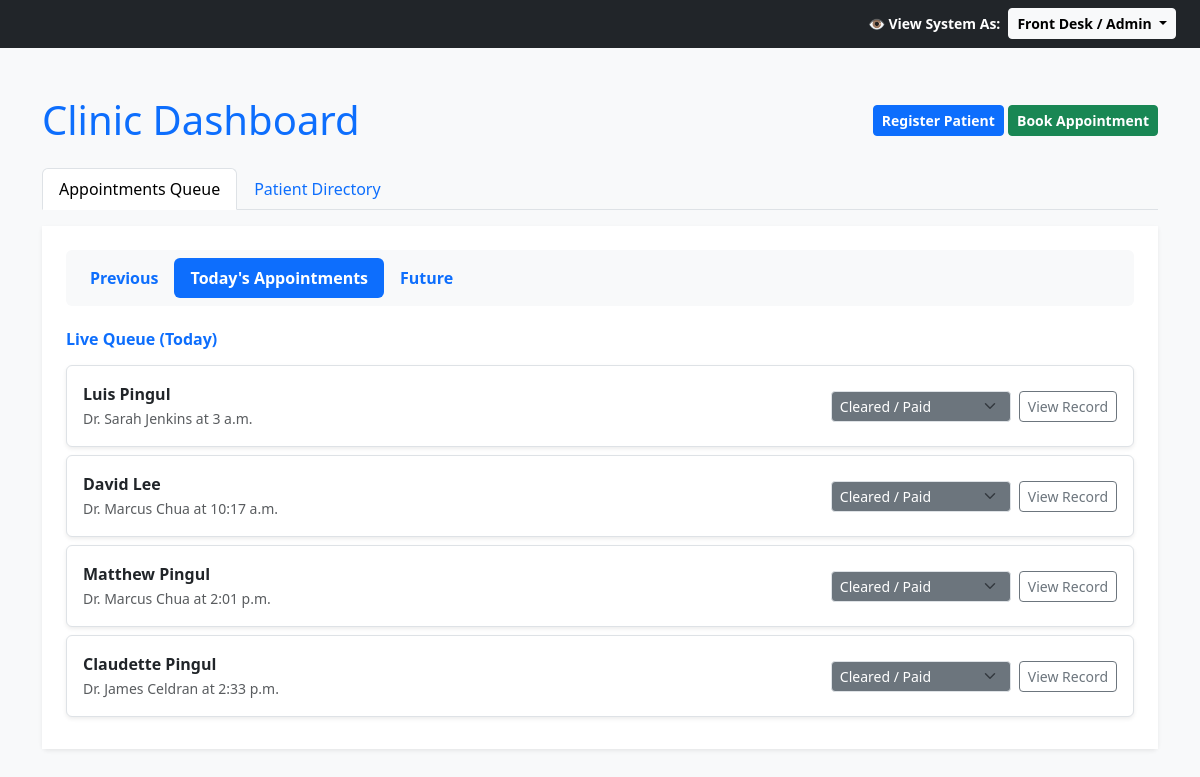
The page / on the database its author committed.
### clinic/models.py (models this page shows, shortened)
class Appointment(models.Model):
    STATUS_CHOICES = [
        ('SCHEDULED', 'Scheduled'),
        ('WAITING', 'Waiting in Lobby'),
        ('LATE', 'Late'),
        ('IN_CONSULTATION', 'In Consultation'),
        ('CLEARED', 'Cleared / Paid'),
        ('NO_SHOW', 'No-Show'),
    ]
    patient = models.ForeignKey(Patient, on_delete=models.CASCADE, related_name='appointments')
    doctor = models.ForeignKey(Doctor, on_delete=models.CASCADE)
    appointment_date = models.DateField()
    appointment_time = models.TimeField()
    is_walk_in = models.BooleanField(default=False)
    status = models.CharField(max_length=20, choices=STATUS_CHOICES, default='SCHEDULED')
    symptoms = models.TextField(blank=True, null=True, help_text="Patient's reported issues")
    doctor_diagnosis = models.TextField(blank=True, null=True)
    doctor_recommendation = models.TextField(blank=True, null=True, help_text="Specific notes for the patient")
    prescription_details = models.TextField(blank=True, null=True, help_text="Medicines to be converted to PDF later")

class Patient(models.Model):
    first_name = models.CharField(max_length=50)
    last_name = models.CharField(max_length=50)
    phone_number = models.CharField(max_length=15, unique=True)
    date_of_birth = models.DateField()
    date_registered = models.DateTimeField(default=timezone.now)
    SEX_CHOICES = [
        ('Male','Male'),
        ('Female','Female'),
        ('Other','Other'),
    ]
    BLOOD_TYPE_CHOICES = [
        ('Unknown', 'Leave as null / Unknown'),
        ('A+', 'A+'),
        ('A-', 'A-'),
        ('B+', 'B+'),
        ('B-', 'B-'),
        ('AB+', 'AB+'),
        ('AB-', 'AB-'),
        ('O+', 'O+'),
        ('O-', 'O-'),
    ]
    sex = models.CharField(max_length=10, choices=SEX_CHOICES, blank=True, null=True)
    height = models.IntegerField(help_text="Height in cm", blank=True, null=True)
    weight = models.IntegerField(help_text="Weight in kg", blank=True, null=True)
    blood_type = models.CharField(max_length=10, choices=BLOOD_TYPE_CHOICES, default='Unknown')
    comorbidities = models.TextField(blank=True, null=True)
    allergies = models.TextField(blank=True, null=True)

class Doctor(models.Model):
    name = models.CharField(max_length=100)
    specialty = models.CharField(max_length=100)
    room_number = models.CharField(max_length=10)
    availability_schedule = models.TextField(blank=True, null=True)

### clinic/views.py (the view, shortened to what this page needs)
# urls.py: path('', views.home, name='home'),
def home(request):
    if 'active_role' not in request.session:
        request.session['active_role'] = 'admin'
    active_role = request.session.get('active_role')
    selected_doctor = None
    my_schedule_today, future_appointments, past_consultations, my_patients = [], [], [], []
    today = timezone.localtime(timezone.now()).date()
    doctors = Doctor.objects.all()
    past_admin = Appointment.objects.filter(appointment_date__lt=today).order_by('-appointment_date', '-appointment_time')
    today_admin = Appointment.objects.filter(appointment_date=today).order_by('appointment_time')
    future_admin = Appointment.objects.filter(appointment_date__gt=today).order_by('appointment_time')
    print(f"DEBUG: Today is {today}. Past: {past_admin.count()}, Today: {today_admin.count()}, Future: {future_admin.count()}")
    patients = Patient.objects.all()
    search_query = request.GET.get('search')
    if search_query:
        patients = patients.filter(Q(last_name__icontains=search_query) | Q(first_name__icontains=search_query))
    context = {
        'active_role': active_role,
        'doctors': doctors,
        'selected_doctor': selected_doctor,
        'today': today,
        'past_admin': past_admin,
        'today_admin': today_admin,
        'future_admin': future_admin,
        'patients': patients,
        'search_query': search_query,
        'my_schedule_today': my_schedule_today,
        'future_appointments': future_appointments,
        'past_consultations': past_consultations,
        'my_patients': my_patients,
    }
    return render(request, 'clinic/home.html', context)

### clinic/templates/clinic/home.html (shortened to what this page needs)
<!DOCTYPE html>
<html lang="en">
<head>
    <link href="https://cdn.jsdelivr.net/npm/bootstrap@5.3.0/dist/css/bootstrap.min.css" rel="stylesheet">
</head>
<body class="bg-light">
<div class="bg-dark py-2 px-4 d-flex justify-content-end align-items-center border-bottom border-dark">
    <span class="small me-2 text-white fw-bold">👁 View System As:</span>
    <div class="dropdown">
        <button class="btn btn-sm btn-light dropdown-toggle fw-bold" type="button" data-bs-toggle="dropdown">
            {% if active_role == 'admin' %}
                Front Desk / Admin
            {% elif selected_doctor %}
                Dr. {{ selected_doctor.name }}
            {% endif %}
        </button>
    </div>
</div>
<div class="container mt-5">
    <div class="d-flex justify-content-between align-items-center mb-4">
        <h1 class="text-primary mb-0">Clinic Dashboard</h1>
        {% if active_role == 'admin' %}
        <div>
            <a href="{% url 'register_patient' %}" class="btn btn-primary btn-sm fw-bold">Register Patient</a>
            <a href="{% url 'book_appointment' %}" class="btn btn-success btn-sm fw-bold">Book Appointment</a>
        </div>
        {% endif %}
    </div>
    {% if active_role == 'admin' %}
        <ul class="nav nav-tabs mb-3" id="dashboardTabs" role="tablist">
            <li class="nav-item" role="presentation">
                <button class="nav-link {% if not search_query %}active{% endif %}" data-bs-toggle="tab" data-bs-target="#queue-tab" type="button" role="tab">Appointments Queue</button>
            </li>
            <li class="nav-item" role="presentation">
                <button class="nav-link {% if search_query %}active{% endif %}" data-bs-toggle="tab" data-bs-target="#directory-tab" type="button" role="tab">Patient Directory</button>
            </li>
        </ul>
        <div class="tab-content">
            <div class="tab-pane fade {% if not search_query %}show active{% endif %}" id="queue-tab" role="tabpanel">
                <div class="card shadow-sm border-top-0 rounded-top-0 border-0">
                    <div class="card-body p-4 bg-white">
                        <ul class="nav nav-pills mb-4 bg-light p-2 rounded" id="adminQueueSubTabs" role="tablist">
                            <li class="nav-item" role="presentation">
                                <button class="nav-link small fw-bold" data-bs-toggle="pill" data-bs-target="#past-queue" type="button" role="tab">Previous</button>
                            </li>
                            <li class="nav-item" role="presentation">
                                <button class="nav-link active small fw-bold" data-bs-toggle="pill" data-bs-target="#today-queue" type="button" role="tab">Today's Appointments</button>
                            </li>
                            <li class="nav-item" role="presentation">
                                <button class="nav-link small fw-bold" data-bs-toggle="pill" data-bs-target="#future-queue" type="button" role="tab">Future</button>
                            </li>
                        </ul>
                        <div class="tab-content mt-3">
                            <div class="tab-pane fade show active" id="today-queue" role="tabpanel">
                                <h6 class="text-primary fw-bold mb-3">Live Queue (Today)</h6>
                                {% regroup today_admin by appointment_date as grouped_today %}
                                {% for group in grouped_today %}
                                    {% for appt in group.list %}
                                        <div class="p-3 border shadow-sm mb-2 rounded bg-white d-flex justify-content-between align-items-center">
                                            <div><strong>{{ appt.patient.first_name }} {{ appt.patient.last_name }}</strong><br><small class="text-muted">Dr. {{ appt.doctor.name }} at {{ appt.appointment_time }}</small></div>
                                            <div class="d-flex align-items-center gap-2">
                                                <select class="form-select form-select-sm status-dropdown {% if appt.status == 'CLEARED' %}bg-secondary text-white{% else %}bg-info text-white{% endif %}" data-url="{% url 'update_status' appt.id %}" style="width: 180px;" {% if appt.status == 'CLEARED' %}disabled{% endif %}>
                                                    <option value="CLEARED" {% if appt.status == 'CLEARED' %}selected{% endif %}>Cleared / Paid</option>
                                                </select>
                                                <a href="{% url 'view_record' appt.id %}" class="btn btn-sm btn-outline-secondary">View Record</a>
                                            </div>
                                        </div>
                                    {% endfor %}
                                {% empty %}
                                    <div class="p-3 text-center text-muted border rounded bg-light">No appointments scheduled for today.</div>
                                {% endfor %}
                            </div>
                        </div>
                    </div>
                </div>
            </div>
        </div>
    {% endif %}
</div>
</body>
</html>

### rows shown on the page
Appointment: patient.first_name "Luis", patient.last_name "Pingul", doctor.name "Sarah Jenkins", appointment_time "3 a.m.", status+id "Cleared / Paid"
Appointment: patient.first_name "David", patient.last_name "Lee", doctor.name "Marcus Chua", appointment_time "10:17 a.m.", status+id "Cleared / Paid"
Appointment: patient.first_name "Matthew", patient.last_name "Pingul", doctor.name "Marcus Chua", appointment_time "2:01 p.m.", status+id "Cleared / Paid"
Appointment: patient.first_name "Claudette", patient.last_name "Pingul", doctor.name "James Celdran", appointment_time "2:33 p.m.", status+id "Cleared / Paid"
